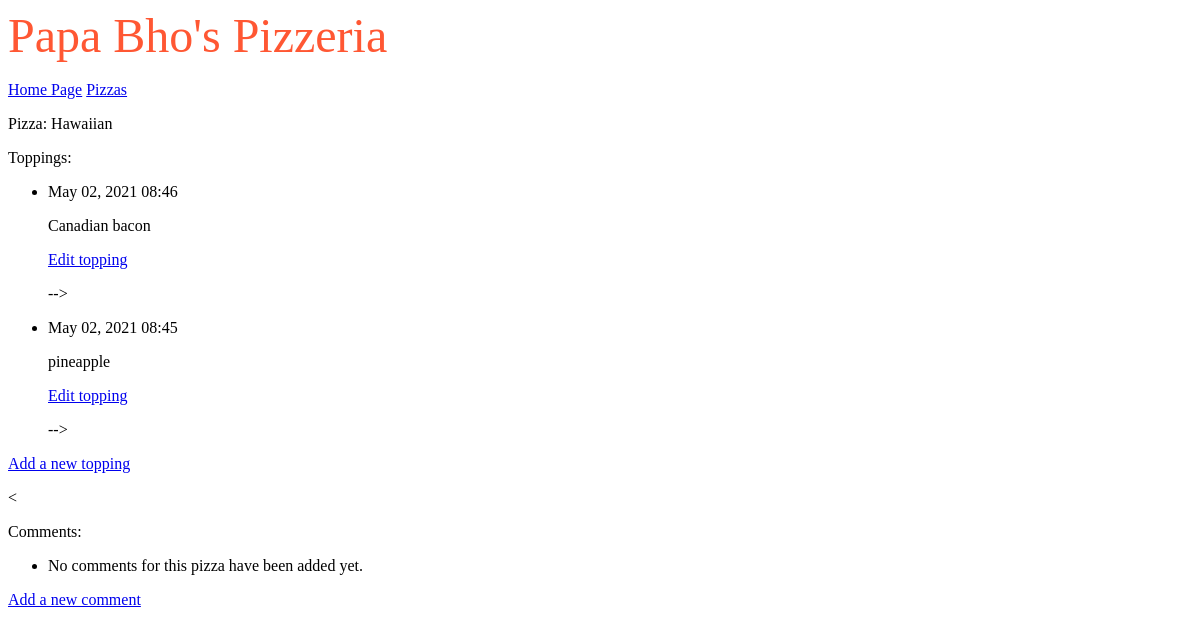
The app's page /pizzas/1/, older data.
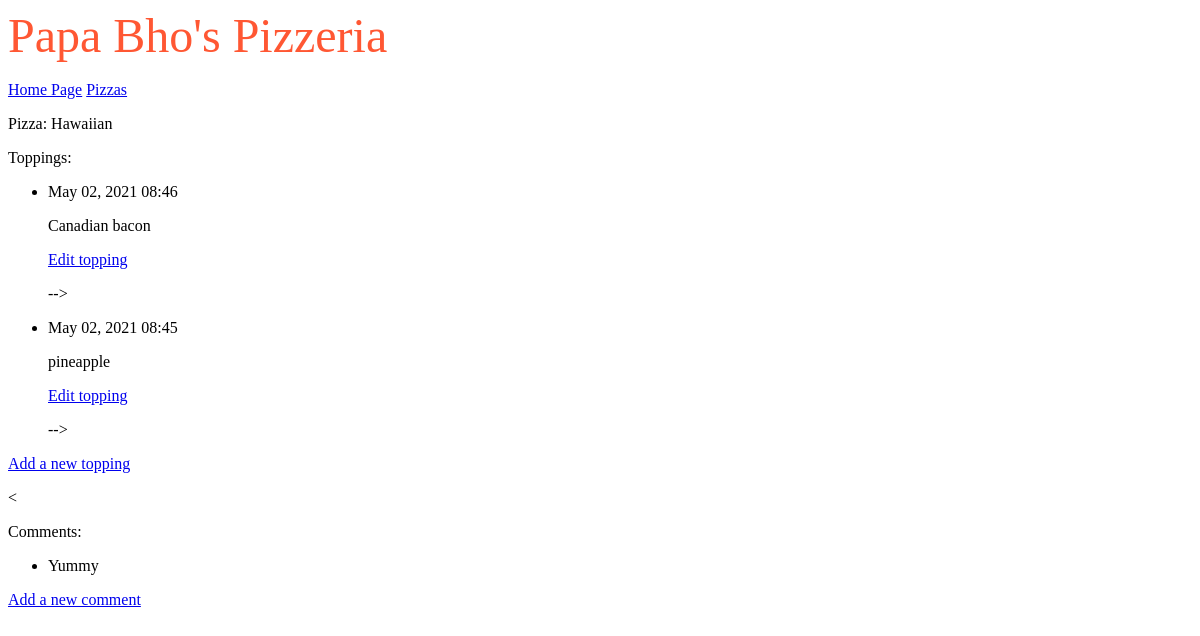
The same page, newer data.
### pizzas/models.py (models this page shows, shortened)
class Topping(models.Model):
    pizza = models.ForeignKey(Pizza, on_delete=models.CASCADE)
    name = models.TextField()
    date_added = models.DateTimeField(auto_now_add=True)

class Comment(models.Model):
    pizza = models.ForeignKey(Pizza, on_delete=models.CASCADE)
    name = models.CharField(max_length = 200)
    date_added = models.DateTimeField(auto_now_add=True)

### pizzas/views.py (the view)
# urls.py: path('pizzas/<int:pizza_id>/', views.pizza, name='pizza'),
def pizza(request, pizza_id):
    pizza = Pizza.objects.get(id=pizza_id)
    toppings = pizza.topping_set.order_by('-date_added')
    comments = pizza.comment_set.order_by('-date_added')
    context = {'pizza': pizza, 'toppings': toppings, 'comments': comments}
    return render(request, 'pizzas/pizza.html', context)

### pizzas/templates/pizzas/pizza.html (shortened to what this page needs)
{% extends "pizzas/base.html" %}
{% block content%}
<p>Pizza: {{ pizza.name }}</p>
<p>
    Toppings:
</p>
<ul>
    {% for topping in toppings %}
    <li>
        <p>{{ topping.date_added|date:'M d, Y H:i' }}</p>
        <p>{{ topping.name|linebreaks }}</p>
        <p>
            <a href="{% url 'pizzas:edit_topping' topping.id %}">Edit topping</a>
        </p>
        -->
    </li>
    {% empty %}
    <li>No toppings for this pizza have been added yet.</li>
    {% endfor %}
</ul>
<p>
    <a href="{% url 'pizzas:new_topping' pizza.id %}">Add a new topping</a>
</p>
< <p>
    Comments:
    </p>
    <ul>
        {% for comment in comments %}
        <li>
            <p> {{ comment.name|linebreaks }}</p>
        </li>
        {% empty %}
        <li>No comments for this pizza have been added yet.</li>
        {% endfor %}
    </ul>
    <p>
        <a href="{% url 'pizzas:new_comment' pizza.id %}">Add a new comment</a>
    </p>
    {% endblock content %}

Row changes from the older to the newer data that the page shows:
added Comment: name "Yummy"
Text that changed along with them:
text no longer shown: "No comments for this pizza have been added yet."
